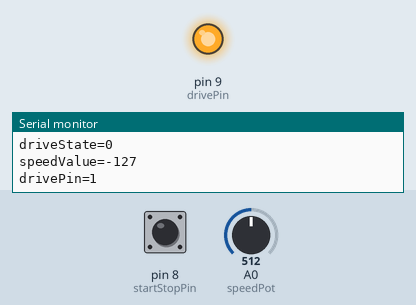
Bench run of a sketch on a simulated Arduino Uno, built with avr-gcc and run on an emulated ATmega328P. On the bench: output pins drawn as LEDs (lit = HIGH), the last lines printed to the serial monitor. The inputs (shaded band) are chosen by the test bench; at power-on: pin 8 (startStopPin) HIGH, A0 (speedPot) = 512.

Above: at 1.8 s.
1.9 s: pin 8 (startStopPin) pulled LOW for 1.2 s
At 4.3 s:
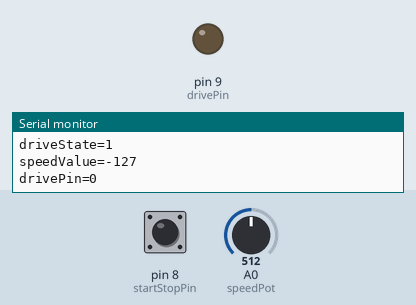
Timing chart, 0 to 5.8 s (numbered marks = the images above; inputs shaded):
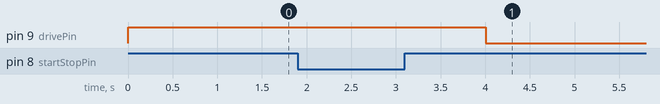

Measured:
- after the input at 1.9 s, pin 9 (drivePin): HIGH → LOW after 2.1 s

The sketch:

DCMotorControl.ino
```cpp
// Define pins
int drivePin      = 9; // Driving the motor(PWM)
int startStopPin  = 8; // Start and stop(buttom)
int gofixPin      = 7; // Go a fixed distance(buttom)
int speedPot      = 0; // Determine the motorspeed(potmeter)

// Define variables
int speedValue    = 0; // Selected speed
int driveState    = HIGH;
int lastDriveState    = LOW; // Buttom value 0=stop, 1=drive

//Botton Variables
int buttonState;                          // the current reading from the input pin
int lastButtonState             = HIGH;    // the previous reading from the input pin
unsigned long lastDebounceTime  = 0;      // the last time the output pin was toggled
unsigned long debounceDelay     = 50;     // the debounce time; increase if the output flickers
bool bottonState                = true;

void setup() {
  pinMode(drivePin, OUTPUT);
  pinMode(startStopPin, INPUT);
  pinMode(speedPot, INPUT);
  digitalWrite(drivePin,HIGH);
  Serial.begin(115200);
  Serial.println("DCMotorControl");
}

// the loop function runs over and over again forever
void loop() {
  bottonHandling();

  Serial.print("driveState=" + String(driveState));
  Serial.print("\n");

  speedValue = analogRead(speedPot);
  speedValue = map(speedValue, 0, 1023, 0, -255);

  Serial.print("speedValue=" + String(speedValue));
  Serial.print("\n");

  if (driveState == HIGH) {
        analogWrite(drivePin,LOW);
      }
      else {
        analogWrite(drivePin,HIGH);
      }

  Serial.print("drivePin=" + String(digitalRead(drivePin)));
  Serial.print("\n");
delay(1000);
}

void bottonHandling(){
  int reading = digitalRead(startStopPin); // check to see if you just pressed the button
  // if (reading != lastButtonState) {     // If the switch changed, due to noise or pressing:
  //   lastDebounceTime = millis();        // reset the debouncing timer
  // }

  // if ((millis() - lastDebounceTime) > debounceDelay) {     // whatever the reading is at, it's been there for longer than the debounce
    if (reading != buttonState) {                          // delay, so take it as the actual current state:
      buttonState = reading;
      if (buttonState == HIGH) {                           // if the button state has changed:
         driveState = !driveState;
      }
    }
  // }
  // lastButtonState = reading;                  // save the reading. Next time through the loop, it'll be the lastButtonState:
}
```
